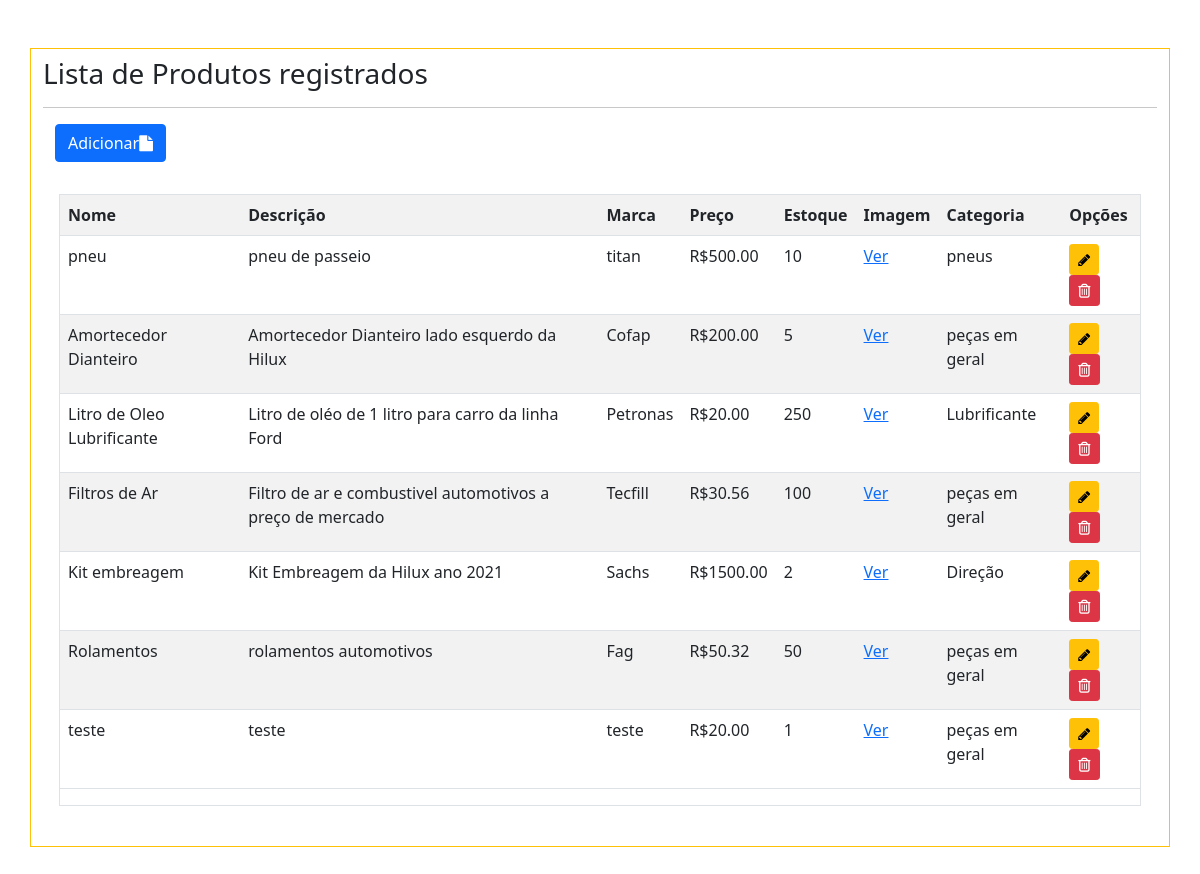
The app's page /listagem/produtos/ (signed in), older data.
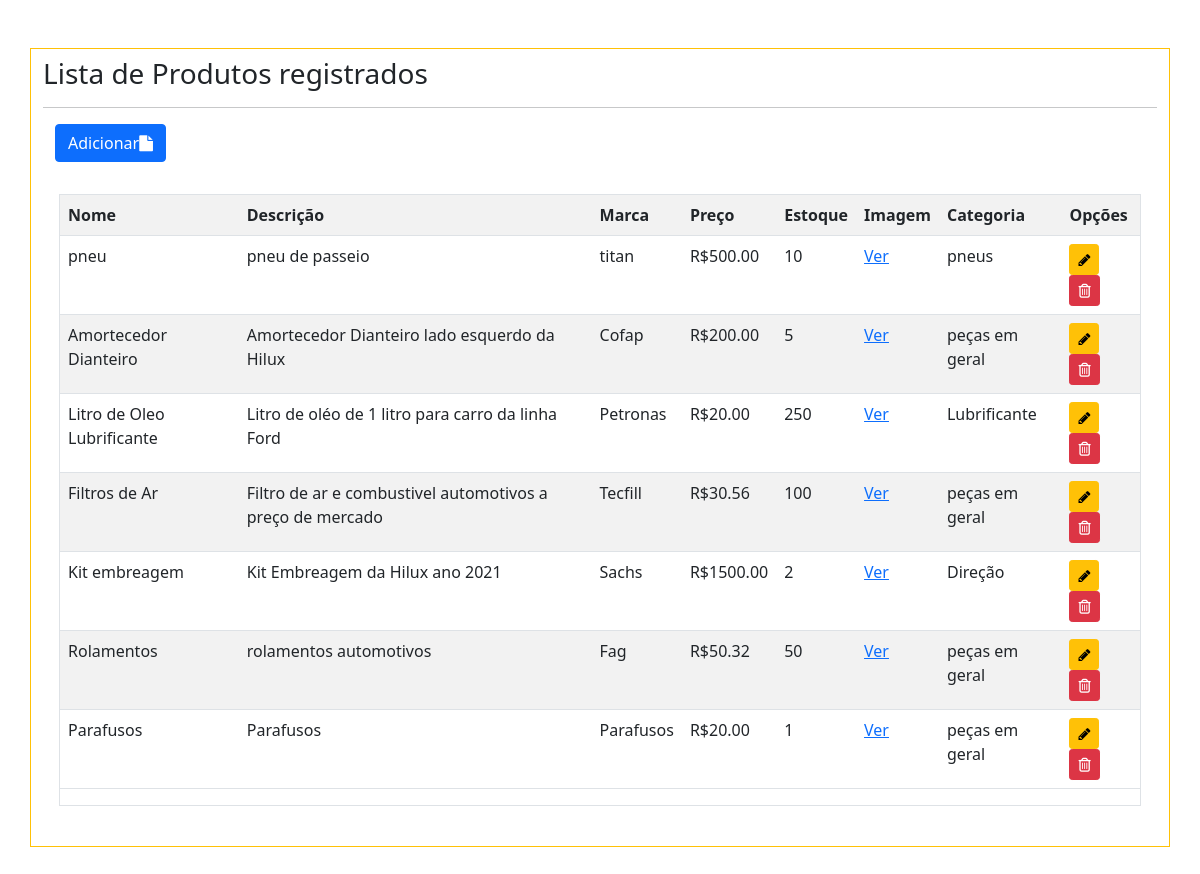
The same page, newer data.
### aplicacao/models.py (models this page shows, shortened)
class Base(models.Model):
    criado = models.DateField(verbose_name='Data de Criação', auto_now_add=True)
    modificado = models.DateField(verbose_name='Data de Modificação', auto_now=True)
    ativo = models.BooleanField(default=True)
    class Meta:
        abstract = True

class Produto(Base):
    nome = models.CharField(max_length=100)
    descricao = models.TextField(verbose_name='Descrição')
    marca = models.CharField(max_length=100)
    preco = models.DecimalField(verbose_name='Preço', max_digits=8, decimal_places=2)
    estoque = models.IntegerField()
    imagem = models.ImageField(upload_to='produtos')
    slug = models.SlugField(max_length=255, unique=True, blank=True)
    categoria = models.ForeignKey(Categoria, on_delete=models.CASCADE)

class Categoria(Base):
    nome = models.CharField(max_length=100)
    def __str__(self):
        return self.nome

### aplicacao/views.py (the view)
# urls.py: path('listagem/produtos/', ProdutoListagemListView.as_view(), name='listagem-produto'),
class ProdutoListagemListView(CustomGroupRequiredMixin, LoginRequiredMixin, ListView):
    model = Produto
    template_name = 'aplicacao/list/list-produto.html'

### aplicacao/views.py (called while the page is built)
    def dispatch(self, request, *args, **kwargs):
        if self.request.user.is_authenticated and not (
            self.request.user.is_superuser):
            raise PermissionDenied
        return super().dispatch(request, *args, **kwargs)

### aplicacao/templates/aplicacao/list/list-produto.html (shortened to what this page needs)
{% extends 'paginas/base.html' %}
{% load static %}
{% load crispy_forms_tags %}
{% block conteudo %}
<div class="container py-2 my-5 border border-warning">
    <h3>Lista de Produtos registrados</h3>
    <hr>
    <div class="container">
        <div class="row">
            <div class="col text-left">
                <a href="{% url 'cadastrar-produto' %}" class="btn btn-primary" title="adicionar">Adicionar<i class="fa fa-file"></i> </a>
            </div>
        </div>
    </div>
    <div class="container p-3 my-3 ">
        <div class="table-responsive border">
            <table class="table table-striped">
                <tr>
                    <th>Nome</th>
                    <th>Descrição</th>
                    <th>Marca</th>
                    <th>Preço</th>
                    <th>Estoque</th>
                    <th>Imagem</th>
                    <th>Categoria</th>
                    <th>Opções</th>
                </tr>
                {% for produto in object_list %}
                <tr>
                    <td>{{produto.nome}}</td>
                    <td>{{ produto.descricao}}</td>
                    <td>{{ produto.marca}}</td>
                    <td>R${{ produto.preco}}</td>
                    <td>{{ produto.estoque}}</td>
                    <td><a href="{{produto.imagem.url}}" >Ver</a></td>
                    <td>{{ produto.categoria}}</td>
                    <td>
                        <a href="{% url 'produto-update' produto.pk %}" class="btn btn-warning btn-sm" title="Editar"><i class="fa fa-pencil" aria-hidden="true"></i></a>
                        <a href="{% url 'deletar-produto' produto.pk %}" class="btn btn-danger btn-sm" title="excluir"><i class="fa fa-trash-o"></i></a>
                    </td>
                </tr>
                {% empty %}
                <tr>
                    <td colspan="3">Nenhum Produto registrado!</td>
                </tr>
                {% endfor %}
            </table>
        </div>
    </div>
</div>
{% endblock %}

Row changes from the older to the newer data that the page shows:
changed Produto: nome "teste" → "Parafusos"; descricao "teste" → "Parafusos"; marca "teste" → "Parafusos"
